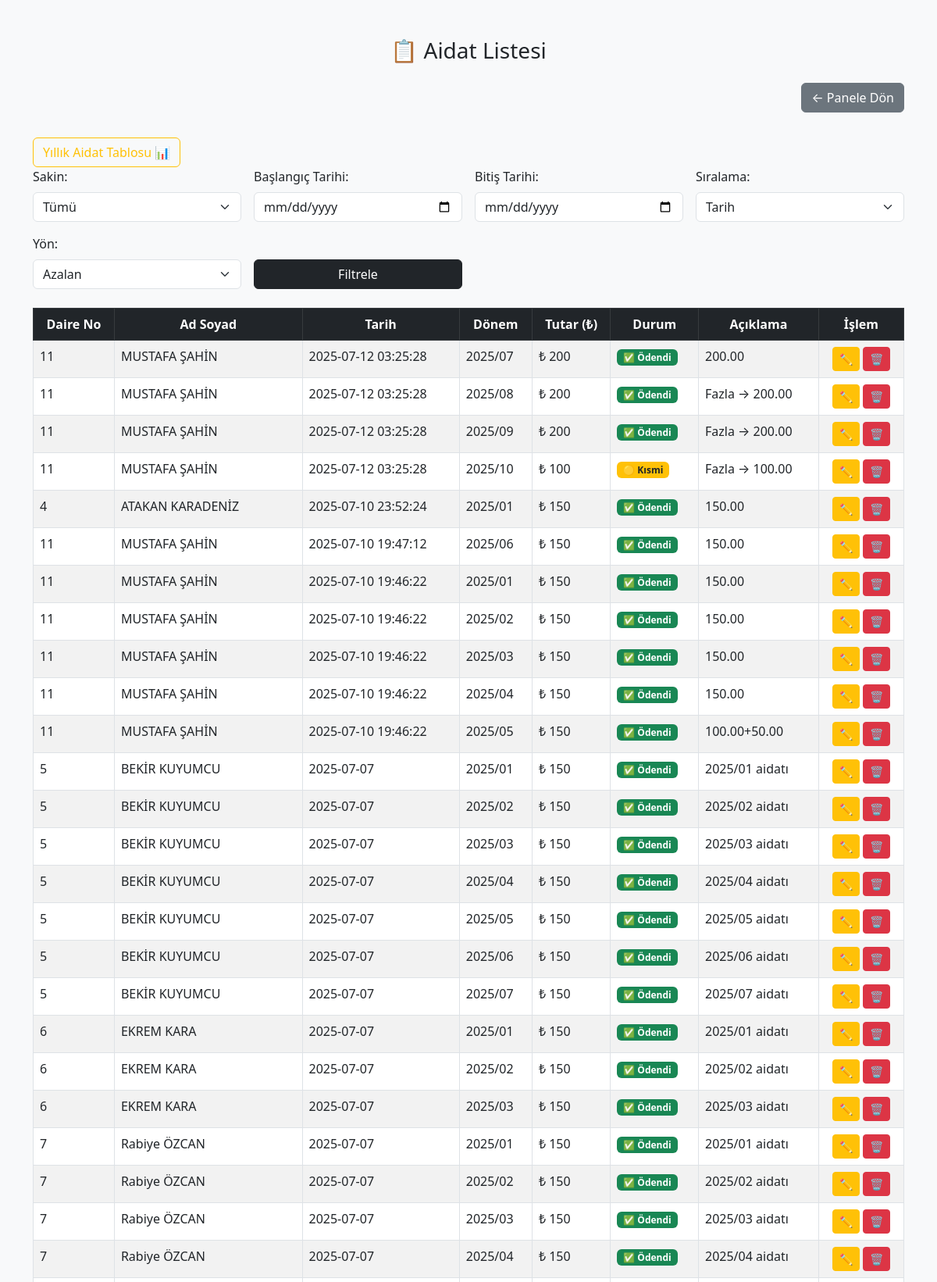
The page /aidatlar (signed in, upper part) on the database its author committed.
### tables this page shows
CREATE TABLE "aidatlar" (
  id INTEGER PRIMARY KEY AUTOINCREMENT,
  aidat_id INTEGER UNIQUE,
  user_id INTEGER,
  tarih TEXT,
  tutar REAL,
  durum TEXT,
  aciklama TEXT,
  yil INTEGER,
  ay INTEGER
);

CREATE TABLE users (
    user_id INTEGER PRIMARY KEY AUTOINCREMENT,
    ad_soyad TEXT NOT NULL,
    daire_no TEXT NOT NULL,
    telefon TEXT,
    sifre TEXT NOT NULL,
    rol TEXT CHECK(rol IN ('yonetici', 'sakin')) NOT NULL
);

### app.py (the view)
@app.route("/aidatlar")
@sadece_yonetici
def aidat_listele():
    import sqlite3
    from flask import request, render_template, flash
    siralama   = request.args.get("siralama", "tarih")
    yon        = request.args.get("yon", "DESC")
    user_id    = request.args.get("user_id")
    tarih1     = request.args.get("tarih1")
    tarih2     = request.args.get("tarih2")
    tek_sakin_var = bool(user_id)
    mail_gonder_var = not tek_sakin_var
    allowed_fields = ["tarih", "tutar", "durum", "ad_soyad", "daire_no"]
    if siralama not in allowed_fields:
        siralama = "tarih"
    if yon not in ["ASC", "DESC"]:
        yon = "DESC"
    conn = sqlite3.connect("apartman.db")
    conn.row_factory = sqlite3.Row
    cur = conn.cursor()
    query = """
        SELECT
            a.aidat_id,
            u.daire_no,
            u.ad_soyad,
            a.tarih,
            a.tutar,
            a.durum,
            a.yil,
            a.ay,
            a.aciklama
        FROM aidatlar a
        JOIN users u ON a.user_id = u.user_id
        WHERE 1=1
    """
    params = []
    if user_id:
        query += " AND u.user_id = ?"
        params.append(user_id)
    if tarih1 and tarih2:
        query += " AND a.tarih BETWEEN ? AND ?"
        params.extend([tarih1, tarih2])
    query += f" ORDER BY {siralama} {yon}"
    cur.execute(query, params)
    kayitlar = cur.fetchall()
    cur.execute("SELECT user_id, daire_no, ad_soyad FROM users ORDER BY daire_no")
    sakinler = [{"id": r["user_id"], "etiket": f"{r['daire_no']} - {r['ad_soyad']}"} for r in cur.fetchall()]
    conn.close()
    return render_template("aidat_listele.html",
                       kayitlar=kayitlar,
                       sakinler=sakinler,
                       selected_user=int(user_id) if user_id else None,
                       siralama=siralama,
                       yon=yon,
                       tarih1=tarih1,
                       tarih2=tarih2,
                       tek_sakin_var=tek_sakin_var,
                       mail_gonder_var=mail_gonder_var)

### app.py (called while the page is built)
def sadece_yonetici(f):
    @wraps(f)
    def wrapper(*args, **kwargs):
        if session.get('rol') != 'yonetici':
            return redirect(url_for('giris'))  # Yanlış rol → giriş ekranına gönder
        return f(*args, **kwargs)
    return wrapper

### templates/aidat_listele.html (shortened to what this page needs)
<!DOCTYPE html>
<html lang="tr">
<head>
  <link href="https://cdn.jsdelivr.net/npm/bootstrap@5.3.0/dist/css/bootstrap.min.css" rel="stylesheet">
</head>
<body class="bg-light">
  <div class="container mt-5">
    <h3 class="mb-4 text-center">📋 Aidat Listesi</h3>
<div class="text-end mb-3">
  <a href="/panel" class="btn btn-secondary">← Panele Dön</a>
</div>
<a href="/aidat12" class="btn btn-outline-warning mt-3">
  Yıllık Aidat Tablosu 📊
</a>
    <form method="get" action="/aidatlar" class="row row-cols-md-3 row-cols-lg-4 g-3 mb-4">
      <div>
        <label class="form-label">Sakin:</label>
        <select name="user_id" class="form-select">
          <option value="">Tümü</option>
        </select>
      </div>
      <div>
        <label class="form-label">Başlangıç Tarihi:</label>
        <input type="date" name="tarih1" class="form-control" value="{{ tarih1 }}">
      </div>
      <div>
        <label class="form-label">Bitiş Tarihi:</label>
        <input type="date" name="tarih2" class="form-control" value="{{ tarih2 }}">
      </div>
      <div>
        <label class="form-label">Sıralama:</label>
        <select name="siralama" class="form-select">
          <option value="tarih" {% if siralama == 'tarih' %}selected{% endif %}>Tarih</option>
        </select>
      </div>
      <div>
        <label class="form-label">Yön:</label>
        <select name="yon" class="form-select">
          <option value="DESC" {% if yon == 'DESC' %}selected{% endif %}>Azalan</option>
        </select>
      </div>
      <div class="d-flex align-items-end">
        <button type="submit" class="btn btn-dark w-100">Filtrele</button>
      </div>
    </form>
    <table class="table table-bordered table-striped">
      <thead class="table-dark text-center">
        <tr>
          <th>Daire No</th>
          <th>Ad Soyad</th>
          <th>Tarih</th>
          <th>Dönem</th>
          <th>Tutar (₺)</th>
          <th>Durum</th>
          <th>Açıklama</th>
          <th>İşlem</th>
        </tr>
      </thead>
      <tbody>
        {% for aidat_id, daire, ad, tarih, tutar, durum, yil, ay, aciklama in kayitlar %}
        <tr>
          <td>{{ daire }}</td>
          <td>{{ ad }}</td>
          <td>{{ tarih }}</td>
          <td>{{ yil }}/{{ '%02d'|format(ay or 0) }}</td>
          <td>₺ {{ "{:,}".format(tutar | int).replace(",", ".") }}</td>
         <td>
  {% if durum == 'odendi' %}
    <span class="badge bg-success">✅ Ödendi</span>
  {% elif durum == 'kismi' %}
    <span class="badge bg-warning text-dark">🟡 Kısmi</span>
  {% else %}
    <span class="badge bg-danger">❌ Beklemede</span>
  {% endif %}
</td>
  <td>{{ aciklama or "-" }}</td>
  <td class="text-center">
    {% if aidat_id %}
      <a href="/aidat-duzenle/{{ aidat_id }}" class="btn btn-sm btn-warning">✏️</a>
      <a href="/aidat-sil/{{ aidat_id }}" class="btn btn-sm btn-danger"
         onclick="return confirm('Emin misin?')">🗑️</a>
    {% else %}
      <span class="text-muted">No ID</span>
    {% endif %}
  </td>
        </tr>
        {% else %}
        <tr>
          <td colspan="8" class="text-center text-muted">Kayıt bulunamadı</td>
        </tr>
        {% endfor %}
      </tbody>
    </table>
  </div>
</body>
</html>

### rows shown on the page
aidatlar: daire_no "11", ad_soyad "MUSTAFA ŞAHİN", tarih "2025-07-12 03:25:28", yil "2025", ay "07", tutar "200", durum "✅ Ödendi", aciklama "200.00"
aidatlar: daire_no "11", ad_soyad "MUSTAFA ŞAHİN", tarih "2025-07-12 03:25:28", yil "2025", ay "08", tutar "200", durum "✅ Ödendi", aciklama "Fazla → 200.00"
aidatlar: daire_no "11", ad_soyad "MUSTAFA ŞAHİN", tarih "2025-07-12 03:25:28", yil "2025", ay "09", tutar "200", durum "✅ Ödendi", aciklama "Fazla → 200.00"
aidatlar: daire_no "11", ad_soyad "MUSTAFA ŞAHİN", tarih "2025-07-12 03:25:28", yil "2025", ay "10", tutar "100", durum "🟡 Kısmi", aciklama "Fazla → 100.00"
aidatlar: daire_no "4", ad_soyad "ATAKAN KARADENİZ", tarih "2025-07-10 23:52:24", yil "2025", ay "01", tutar "150", durum "✅ Ödendi", aciklama "150.00"
aidatlar: daire_no "11", ad_soyad "MUSTAFA ŞAHİN", tarih "2025-07-10 19:47:12", yil "2025", ay "06", tutar "150", durum "✅ Ödendi", aciklama "150.00"
aidatlar: daire_no "11", ad_soyad "MUSTAFA ŞAHİN", tarih "2025-07-10 19:46:22", yil "2025", ay "01", tutar "150", durum "✅ Ödendi", aciklama "150.00"
aidatlar: daire_no "11", ad_soyad "MUSTAFA ŞAHİN", tarih "2025-07-10 19:46:22", yil "2025", ay "02", tutar "150", durum "✅ Ödendi", aciklama "150.00"
aidatlar: daire_no "11", ad_soyad "MUSTAFA ŞAHİN", tarih "2025-07-10 19:46:22", yil "2025", ay "03", tutar "150", durum "✅ Ödendi", aciklama "150.00"
aidatlar: daire_no "11", ad_soyad "MUSTAFA ŞAHİN", tarih "2025-07-10 19:46:22", yil "2025", ay "04", tutar "150", durum "✅ Ödendi", aciklama "150.00"
aidatlar: daire_no "11", ad_soyad "MUSTAFA ŞAHİN", tarih "2025-07-10 19:46:22", yil "2025", ay "05", tutar "150", durum "✅ Ödendi", aciklama "100.00+50.00"
aidatlar: daire_no "5", ad_soyad "BEKİR KUYUMCU", tarih "2025-07-07", yil "2025", ay "01", tutar "150", durum "✅ Ödendi", aciklama "2025/01 aidatı"
aidatlar: daire_no "5", ad_soyad "BEKİR KUYUMCU", tarih "2025-07-07", yil "2025", ay "02", tutar "150", durum "✅ Ödendi", aciklama "2025/02 aidatı"
aidatlar: daire_no "5", ad_soyad "BEKİR KUYUMCU", tarih "2025-07-07", yil "2025", ay "03", tutar "150", durum "✅ Ödendi", aciklama "2025/03 aidatı"
aidatlar: daire_no "5", ad_soyad "BEKİR KUYUMCU", tarih "2025-07-07", yil "2025", ay "04", tutar "150", durum "✅ Ödendi", aciklama "2025/04 aidatı"
aidatlar: daire_no "5", ad_soyad "BEKİR KUYUMCU", tarih "2025-07-07", yil "2025", ay "05", tutar "150", durum "✅ Ödendi", aciklama "2025/05 aidatı"
aidatlar: daire_no "5", ad_soyad "BEKİR KUYUMCU", tarih "2025-07-07", yil "2025", ay "06", tutar "150", durum "✅ Ödendi", aciklama "2025/06 aidatı"
aidatlar: daire_no "5", ad_soyad "BEKİR KUYUMCU", tarih "2025-07-07", yil "2025", ay "07", tutar "150", durum "✅ Ödendi", aciklama "2025/07 aidatı"
aidatlar: daire_no "6", ad_soyad "EKREM KARA", tarih "2025-07-07", yil "2025", ay "01", tutar "150", durum "✅ Ödendi", aciklama "2025/01 aidatı"
aidatlar: daire_no "6", ad_soyad "EKREM KARA", tarih "2025-07-07", yil "2025", ay "02", tutar "150", durum "✅ Ödendi", aciklama "2025/02 aidatı"
aidatlar: daire_no "6", ad_soyad "EKREM KARA", tarih "2025-07-07", yil "2025", ay "03", tutar "150", durum "✅ Ödendi", aciklama "2025/03 aidatı"
aidatlar: daire_no "7", ad_soyad "Rabiye ÖZCAN", tarih "2025-07-07", yil "2025", ay "01", tutar "150", durum "✅ Ödendi", aciklama "2025/01 aidatı"
aidatlar: daire_no "7", ad_soyad "Rabiye ÖZCAN", tarih "2025-07-07", yil "2025", ay "02", tutar "150", durum "✅ Ödendi", aciklama "2025/02 aidatı"
aidatlar: daire_no "7", ad_soyad "Rabiye ÖZCAN", tarih "2025-07-07", yil "2025", ay "03", tutar "150", durum "✅ Ödendi", aciklama "2025/03 aidatı"
aidatlar: daire_no "7", ad_soyad "Rabiye ÖZCAN", tarih "2025-07-07", yil "2025", ay "04", tutar "150", durum "✅ Ödendi", aciklama "2025/04 aidatı"
